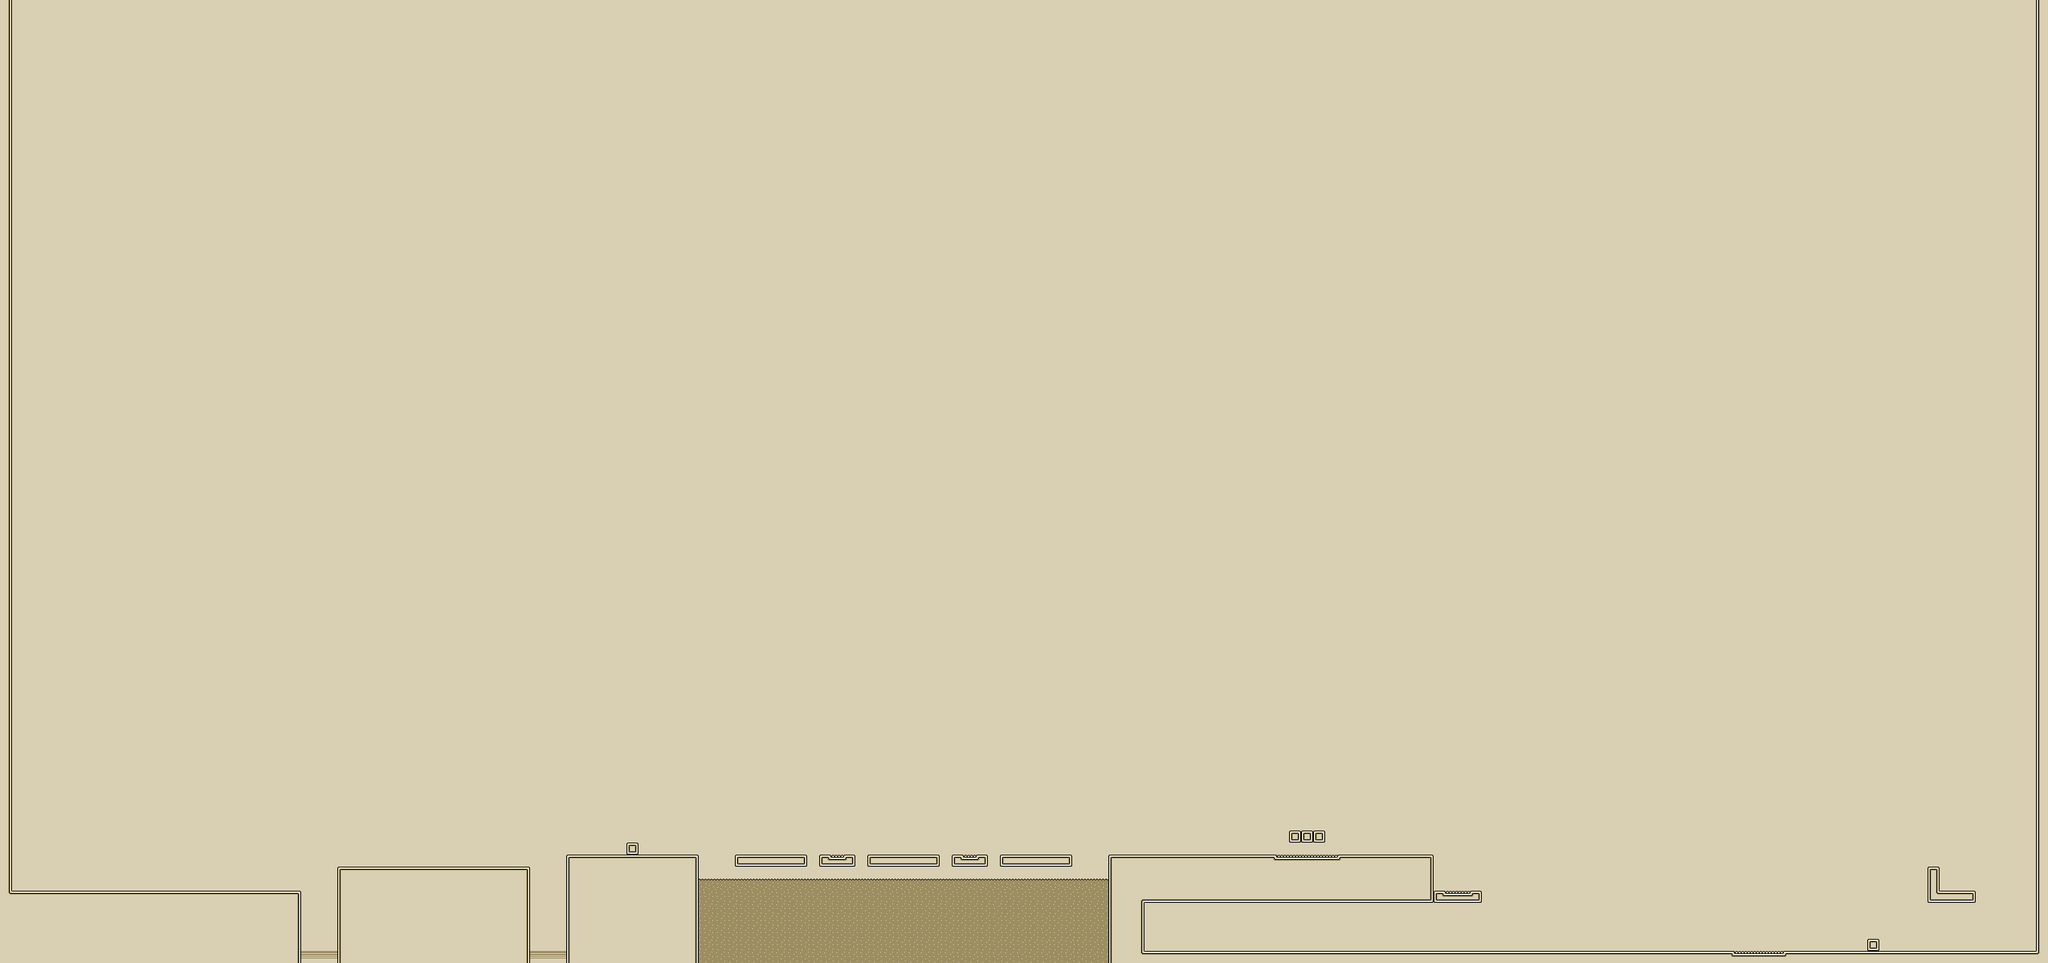

This game map was drawn from its Tiled (.tmx) file and the tilesets committed beside it. A one-line description and the trimmed map source follow:
An orthogonal 170x80 tile map with 16x16 px tiles, 3 tile layers (Background, Floor, Danger) and 31 objects.

<map version="1.0" orientation="orthogonal" renderorder="right-down" width="170" height="80" tilewidth="16" tileheight="16" nextobjectid="121">
 <tileset firstgid="1" name="tileset" tilewidth="16" tileheight="16">
  <image source="tileset.png" width="176" height="192" />
  <tile id="0">
   <properties>
    <property name="blockable" value="" />
   </properties>
  </tile>
  <tile id="1">
   <properties>
    <property name="blockable" value="" />
   </properties>
  </tile>
  <tile id="2">
   <properties>
    <property name="blockable" value="" />
   </properties>
  </tile>
  <tile id="3">
   <properties>
    <property name="blockable" value="" />
   </properties>
  </tile>
  <tile id="4">
   <properties>
    <property name="blockable" value="" />
   </properties>
  </tile>
  <tile id="5">
   <properties>
    <property name="blockable" value="" />
   </properties>
  </tile>
  <tile id="11">
   <properties>
    <property name="blockable" value="" />
   </properties>
  </tile>
  <tile id="12">
   <properties>
    <property name="blockable" value="" />
   </properties>
  </tile>
  <tile id="13">
   <properties>
    <property name="blockable" value="" />
   </properties>
  </tile>
  <tile id="14">
   <properties>
    <property name="blockable" value="" />
   </properties>
  </tile>
  <tile id="15">
   <properties>
    <property name="blockable" value="" />
   </properties>
  </tile>
  <tile id="16">
   <properties>
    <property name="blockable" value="" />
   </properties>
  </tile>
  <tile id="22">
   <properties>
    <property name="blockable" value="" />
   </properties>
  </tile>
  <tile id="24">
   <properties>
    <property name="blockable" value="" />
   </properties>
  </tile>
  <tile id="25">
   <properties>
    <property name="blockable" value="" />
   </properties>
  </tile>
  <tile id="26">
   <properties>
    <property name="blockable" value="" />
   </properties>
  </tile>
  <tile id="27">
   <properties>
    <property name="blockable" value="" />
   </properties>
  </tile>
  <tile id="33">
   <properties>
    <property name="blockable" value="" />
   </properties>
  </tile>
  <tile id="34">
   <properties>
    <property name="blockable" value="" />
   </properties>
  </tile>
  <tile id="35">
   <properties>
    <property name="blockable" value="" />
   </properties>
  </tile>
  <tile id="36">
   <properties>
    <property name="blockable" value="" />
   </properties>
  </tile>
  <tile id="37">
   <properties>
    <property name="blockable" value="" />
   </properties>
  </tile>
  <tile id="38">
   <properties>
    <property name="blockable" value="" />
   </properties>
  </tile>
  <tile id="53">
   <properties>
    <property name="blockable" value="" />
   </properties>
  </tile>
  <tile id="54">
   <properties>
    <property name="blockable" value="" />
   </properties>
  </tile>
  <tile id="55">
   <properties>
    <property name="blockable" value="" />
   </properties>
  </tile>
  <tile id="56">
   <properties>
    <property name="blockable" value="" />
   </properties>
  </tile>
  <tile id="57">
   <properties>
    <property name="blockable" value="" />
   </properties>
  </tile>
  <tile id="58">
   <properties>
    <property name="blockable" value="" />
   </properties>
  </tile>
  <tile id="59">
   <properties>
    <property name="blockable" value="" />
   </properties>
  </tile>
  <tile id="60">
   <properties>
    <property name="blockable" value="" />
   </properties>
  </tile>
  <tile id="61">
   <properties>
    <property name="blockable" value="" />
   </properties>
  </tile>
  <tile id="62">
   <properties>
    <property name="blockable" value="" />
   </properties>
  </tile>
  <tile id="64">
   <properties>
    <property name="blockable" value="" />
   </properties>
  </tile>
  <tile id="65">
   <properties>
    <property name="blockable" value="" />
   </properties>
  </tile>
  <tile id="66">
   <properties>
    <property name="blockable" value="" />
   </properties>
  </tile>
  <tile id="67">
   <properties>
    <property name="blockable" value="" />
   </properties>
  </tile>
  <tile id="68">
   <properties>
    <property name="blockable" value="" />
   </properties>
  </tile>
  <tile id="69">
   <properties>
    <property name="blockable" value="" />
   </properties>
  </tile>
  <tile id="70">
   <properties>
    <property name="blockable" value="" />
   </properties>
  </tile>
  <tile id="71">
   <properties>
    <property name="blockable" value="" />
   </properties>
  </tile>
  <tile id="72">
   <properties>
    <property name="blockable" value="" />
   </properties>
  </tile>
  <tile id="73">
   <properties>
    <property name="blockable" value="" />
   </properties>
  </tile>
  <tile id="75">
   <properties>
    <property name="blockable" value="" />
   </properties>
  </tile>
  <tile id="76">
   <properties>
    <property name="blockable" value="" />
   </properties>
  </tile>
  <tile id="77">
   <properties>
    <property name="blockable" value="" />
   </properties>
  </tile>
  <tile id="78">
   <properties>
    <property name="blockable" value="" />
   </properties>
  </tile>
  <tile id="79">
   <properties>
    <property name="blockable" value="" />
   </properties>
  </tile>
  <tile id="80">
   <properties>
    <property name="blockable" value="" />
   </properties>
  </tile>
  <tile id="81">
   <properties>
    <property name="blockable" value="" />
   </properties>
  </tile>
  <tile id="82">
   <properties>
    <property name="blockable" value="" />
   </properties>
  </tile>
  <tile id="83">
   <properties>
    <property name="blockable" value="" />
   </properties>
  </tile>
  <tile id="84">
   <properties>
    <property name="blockable" value="" />
   </properties>
  </tile>
  <tile id="86">
   <properties>
    <property name="blockable" value="" />
   </properties>
  </tile>
  <tile id="87">
   <properties>
    <property name="blockable" value="" />
   </properties>
  </tile>
  <tile id="88">
   <properties>
    <property name="blockable" value="" />
   </properties>
  </tile>
  <tile id="89">
   <properties>
    <property name="blockable" value="" />
   </properties>
  </tile>
  <tile id="90">
   <properties>
    <property name="blockable" value="" />
   </properties>
  </tile>
  <tile id="91">
   <properties>
    <property name="blockable" value="" />
   </properties>
  </tile>
  <tile id="92">
   <properties>
    <property name="blockable" value="" />
   </properties>
  </tile>
  <tile id="93">
   <properties>
    <property name="blockable" value="" />
   </properties>
  </tile>
  <tile id="94">
   <properties>
    <property name="blockable" value="" />
   </properties>
  </tile>
  <tile id="95">
   <properties>
    <property name="blockable" value="" />
   </properties>
  </tile>
  <tile id="97">
   <properties>
    <property name="blockable" value="" />
   </properties>
  </tile>
  <tile id="98">
   <properties>
    <property name="blockable" value="" />
   </properties>
  </tile>
  <tile id="99">
   <properties>
    <property name="blockable" value="" />
   </properties>
  </tile>
  <tile id="100">
   <properties>
    <property name="blockable" value="" />
   </properties>
  </tile>
  <tile id="101">
   <properties>
    <property name="blockable" value="" />
   </properties>
  </tile>
  <tile id="102">
   <properties>
    <property name="blockable" value="" />
   </properties>
  </tile>
  <tile id="103">
   <properties>
    <property name="blockable" value="" />
   </properties>
  </tile>
  <tile id="104">
   <properties>
    <property name="blockable" value="" />
   </properties>
  </tile>
  <tile id="105">
   <properties>
    <property name="blockable" value="" />
   </properties>
  </tile>
  <tile id="106">
   <properties>
    <property name="blockable" value="" />
   </properties>
  </tile>
  <tile id="108">
   <properties>
    <property name="blockable" value="" />
   </properties>
  </tile>
  <tile id="109">
   <properties>
    <property name="blockable" value="" />
   </properties>
  </tile>
  <tile id="115">
   <properties>
    <property name="blockable" value="" />
   </properties>
  </tile>
  <tile id="116">
   <properties>
    <property name="blockable" value="" />
   </properties>
  </tile>
  <tile id="117">
   <properties>
    <property name="blockable" value="" />
   </properties>
  </tile>
  <tile id="118">
   <properties>
    <property name="blockable" value="" />
   </properties>
  </tile>
  <tile id="119">
   <properties>
    <property name="blockable" value="" />
   </properties>
  </tile>
  <tile id="120">
   <properties>
    <property name="blockable" value="" />
   </properties>
  </tile>
  <tile id="122">
   <properties>
    <property name="blockable" value="" />
   </properties>
  </tile>
  <tile id="123">
   <properties>
    <property name="blockable" value="" />
   </properties>
  </tile>
  <tile id="124">
   <properties>
    <property name="blockable" value="" />
   </properties>
  </tile>
  <tile id="125">
   <properties>
    <property name="blockable" value="" />
   </properties>
  </tile>
 </tileset>
 <layer name="Background" width="170" height="80">
  <data>[13600 cells, 13600 non-empty, 1 distinct tile ids]</data>
 </layer>
 <layer name="Floor" width="170" height="80">
  <data>[13600 cells, 410 non-empty, 18 distinct tile ids]</data>
 </layer>
 <objectgroup name="Diamond">
  <object id="3" x="1167" y="1116" width="14" height="16" />
  <object id="4" x="1215" y="1116" width="14" height="16" />
  <object id="5" x="1731" y="1087" width="14" height="16" />
  <object id="6" x="1516" y="1117" width="14" height="16" />
  <object id="92" x="2059" y="1239" width="14" height="16" />
  <object id="95" x="509" y="1078" width="14" height="16" />
  <object id="96" x="509" y="1103" width="14" height="16" />
  <object id="97" x="509" y="1128" width="14" height="16" />
  <object id="98" x="488" y="1127" width="14" height="16" />
  <object id="99" x="462" y="1128" width="14" height="16" />
  <object id="100" x="462" y="1104" width="14" height="16" />
  <object id="101" x="509" y="1053" width="14" height="16" />
  <object id="102" x="544" y="1055" width="14" height="16" />
  <object id="103" x="543" y="1080" width="14" height="16" />
  <object id="104" x="544" y="1101" width="14" height="16" />
  <object id="105" x="544" y="1124" width="14" height="16" />
  <object id="106" x="565" y="1054" width="14" height="16" />
  <object id="107" x="618" y="1060" width="14" height="16" />
  <object id="108" x="585" y="1055" width="14" height="16" />
  <object id="109" x="586" y="1078" width="14" height="16" />
  <object id="110" x="587" y="1100" width="14" height="16" />
  <object id="111" x="587" y="1124" width="14" height="16" />
  <object id="112" x="567" y="1101" width="14" height="16" />
  <object id="113" x="632" y="1081" width="14" height="16" />
  <object id="114" x="632" y="1081" width="14" height="16" />
  <object id="117" x="648" y="1098" width="14" height="16" />
  <object id="118" x="650" y="1120" width="14" height="16" />
  <object id="119" x="667" y="1084" width="14" height="16" />
  <object id="120" x="682" y="1065" width="14" height="16" />
 </objectgroup>
 <objectgroup name="Key">
  <object id="94" x="2589" y="1164" width="13" height="12" />
 </objectgroup>
 <objectgroup name="Exit">
  <object id="93" x="1542" y="1215" width="32" height="48" />
 </objectgroup>
 <layer name="Danger" width="170" height="80">
  <data>[13600 cells, 261 non-empty, 8 distinct tile ids]</data>
 </layer>
</map>
